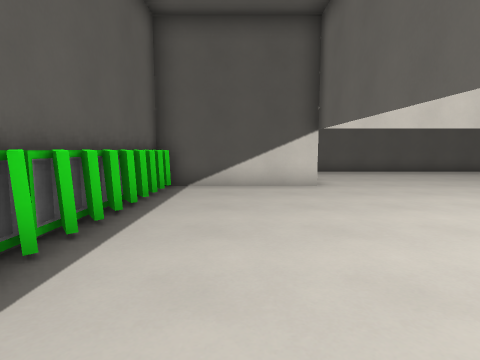
[1] (above)

14 first-person views from a walk through a level from a Godot 3-D game. The camera is 1.3 m above the floor, tilts 6° down and sees 80° across. The floor is counted in squares, 1.2 m on a side. Each view is taken from the middle of a square. On the plan, view 1 faces up. The plan holds only what a view shows up to about 12 squares ahead; the rest is blank.

[2]
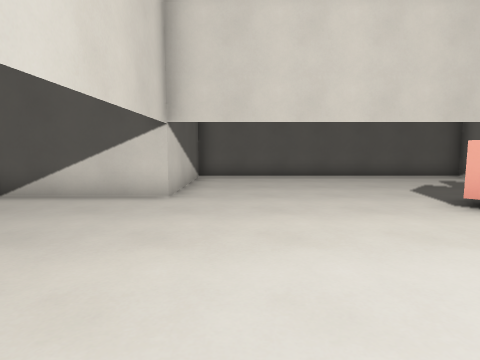

[3]
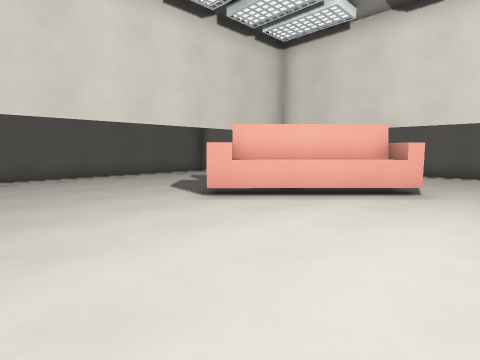

[4]
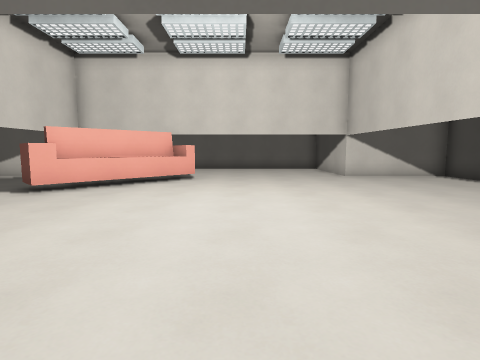

[5]
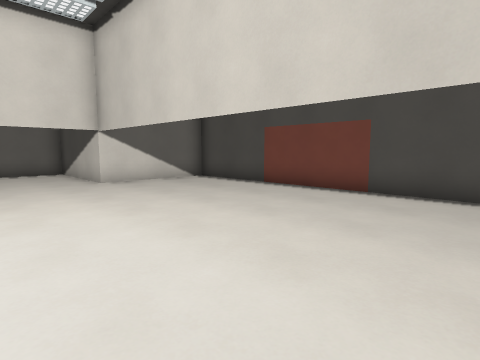

[6]
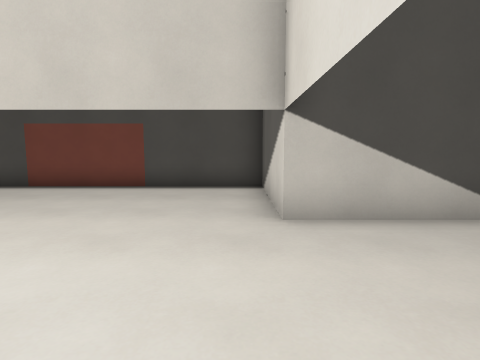

[7]
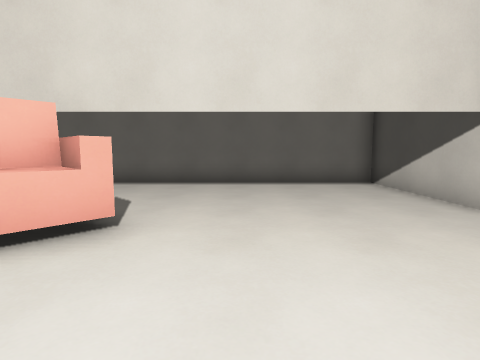

[8]
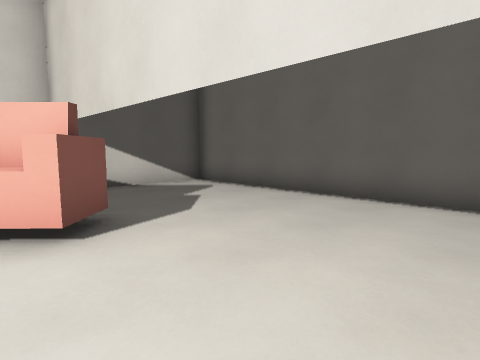

[9]
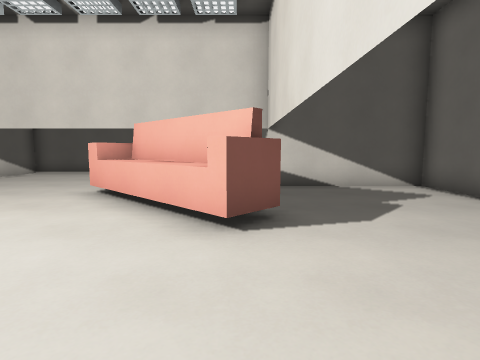

[10]
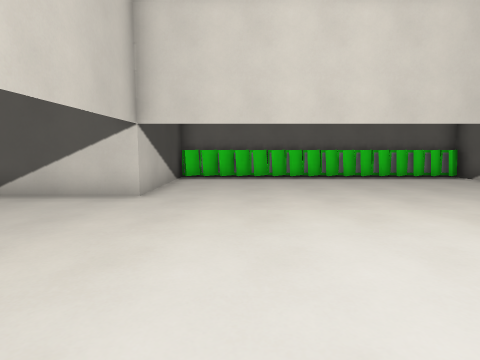

[11]
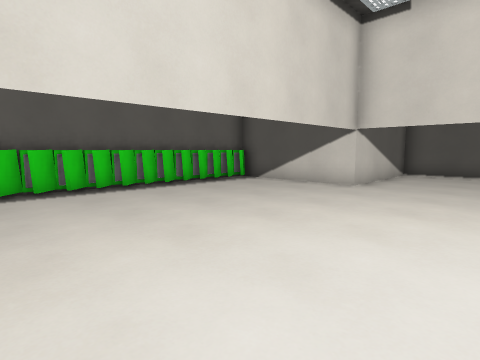

[12]
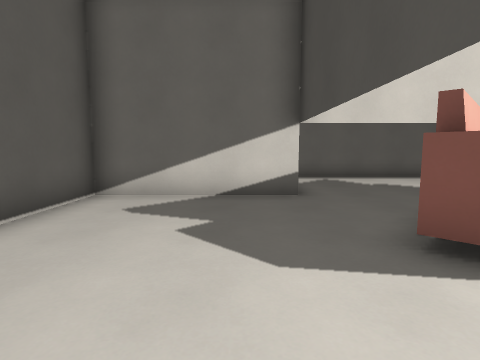

[13]
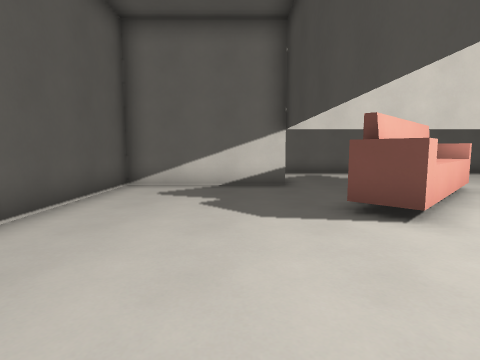

[14]
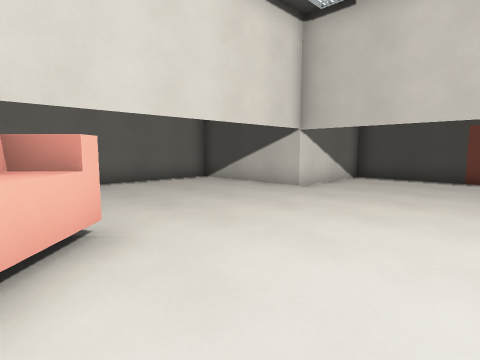

### Floor plan
Points are (right, up) in squares from view 1. A wall is a line through its corners. A room is listed if a view was taken in it or the views show most of it. See-through windows are left out.
Room 1 (views 1, 2, 3, 4, 5, 6, 7, 8, 9, 10, 11, 12, 13, 14)
walls: (11.5, 3.9) (12.2, 4.6) (9.2, 7.5) (8.5, 6.8); (12.7, 4.6) (11.8, 3.7) (8.2, 7.3) (9.1, 8.2); (12.8, 8.5) (12.8, 13.5) (2.3, 13.5) (2.3, 8.6) (-2.3, 8.6); (-2.4, 3.2) (-1.9, 2.6); (-2.4, 2.5) (-2, 2); (-2.4, 3.9) (-2, 3.4); (-2.4, 1.8) (-1.9, 1.2); (-2.4, 4.6) (-2, 4.1); (-2.4, 1.2) (-2, 0.6); (-2.4, 5.3) (-1.9, 4.7); (-2.4, 0.4) (-2, -0.1); (-2.4, 6) (-2, 5.5); (-2.4, -0.2) (-2, -0.7); (-2.4, 6.7) (-2, 6.1); (-2.4, -0.9) (-1.9, -1.4); (-2.4, 7.4) (-1.9, 6.8); (-2.4, -1.5) (-2, -2.1); (-2.4, 8) (-2, 7.5); (-2.5, 8.6) (-2.5, -2.4) (2.3, -2.4) (2.3, -6.5) (12.8, -6.5) (12.8, -2.4) (17.5, -2.4) (17.5, 8.6) (13.1, 8.6)

Where each view was taken, in squares from view 1:
view 1: 0 up, 0 right, facing up
view 2: 2 up, 4 right, facing up
view 3: 2 up, 4 right, facing up-right
view 4: 2 up, 1 right, facing right
view 5: 1 up, 3 right, facing down-right
view 6: 2 up, 3 right, facing down
view 7: 2 up, 8 right, facing right
view 8: 0 up, 11 right, facing up-right
view 9: 0 up, 12 right, facing up
view 10: 0 up, 9 right, facing left
view 11: 0 up, 6 right, facing up-left
view 12: 10 up, 6 right, facing right
view 13: 10 up, 4 right, facing right
view 14: 5 up, 8 right, facing down-right
